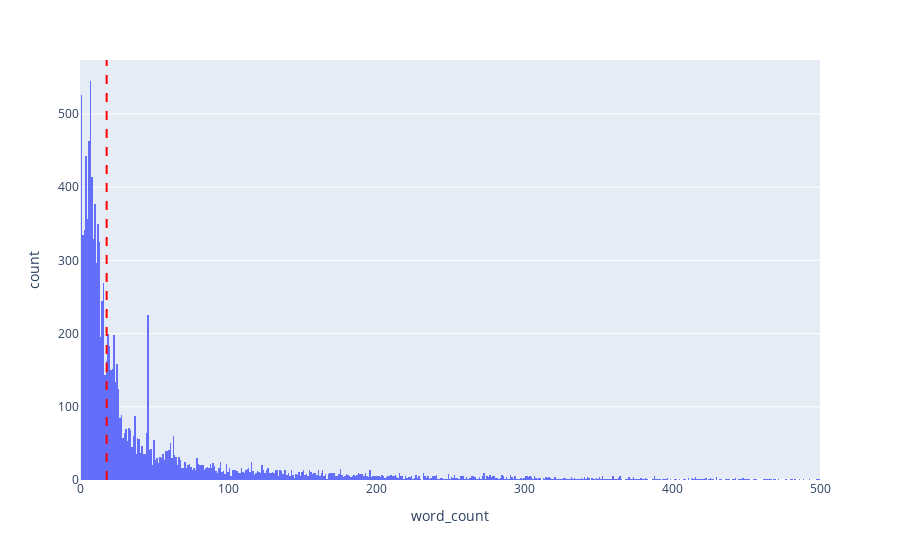

Notebook cell for this chart:
### Code cell
# Plot the distribution of the number of words per description
max_x = int(df_description_1.word_count.max())
# limit to 500 words
fig = px.histogram(df_description_1, x='word_count', nbins=int(max_x)).update_xaxes(range=[0, 500])
# add median
fig.add_vline(x=df_description_1['word_count'].median(), line_dash="dash", line_color="red")
fig.show()

### Figure 1 — Plotly figure (JSON) as saved in the notebook; plotly's stock layout.template omitted (floating-point values rounded to 4 significant figures; data arrays with more than 128 entries replaced by an {"elided": "..."} marker saying what was removed)
{"data": [{"alignmentgroup": "True", "bingroup": "x", "hovertemplate": "word_count=%{x}<br>count=%{y}<extra></extra>", "legendgroup": "", "marker": {"color": "#636efa", "pattern": {"shape": ""}}, "name": "", "nbinsx": 2639, "offsetgroup": "", "orientation": "v", "showlegend": false, "type": "histogram", "x": {"elided": "11941 int values"}, "xaxis": "x", "yaxis": "y"}], "layout": {"barmode": "relative", "legend": {"tracegroupgap": 0}, "margin": {"t": 60}, "shapes": [{"line": {"color": "red", "dash": "dash"}, "type": "line", "x0": 18, "x1": 18, "xref": "x", "y0": 0, "y1": 1, "yref": "y domain"}], "xaxis": {"anchor": "y", "domain": [0, 1], "range": [0, 500], "title": {"text": "word_count"}}, "yaxis": {"anchor": "x", "domain": [0, 1], "title": {"text": "count"}}}}
